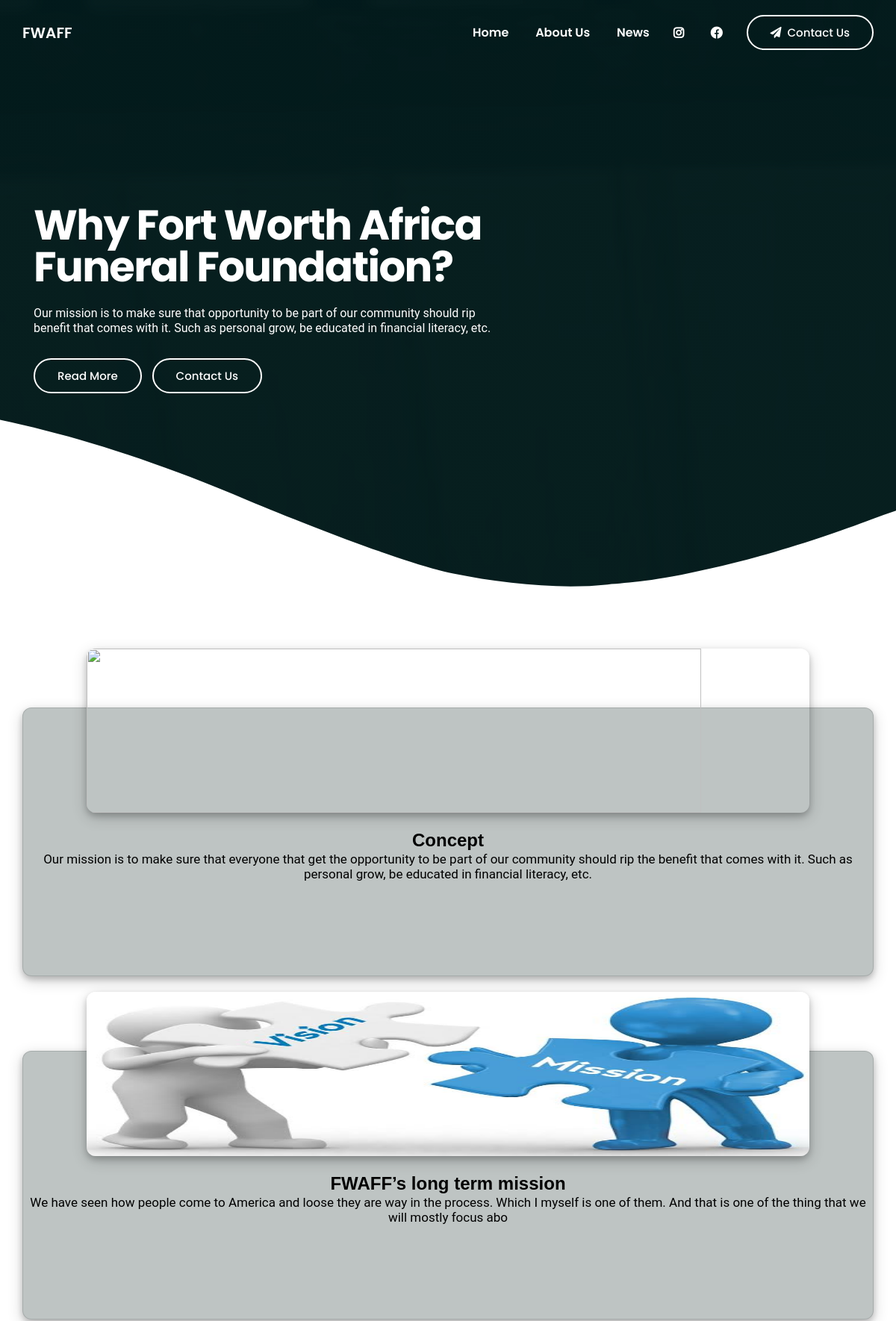
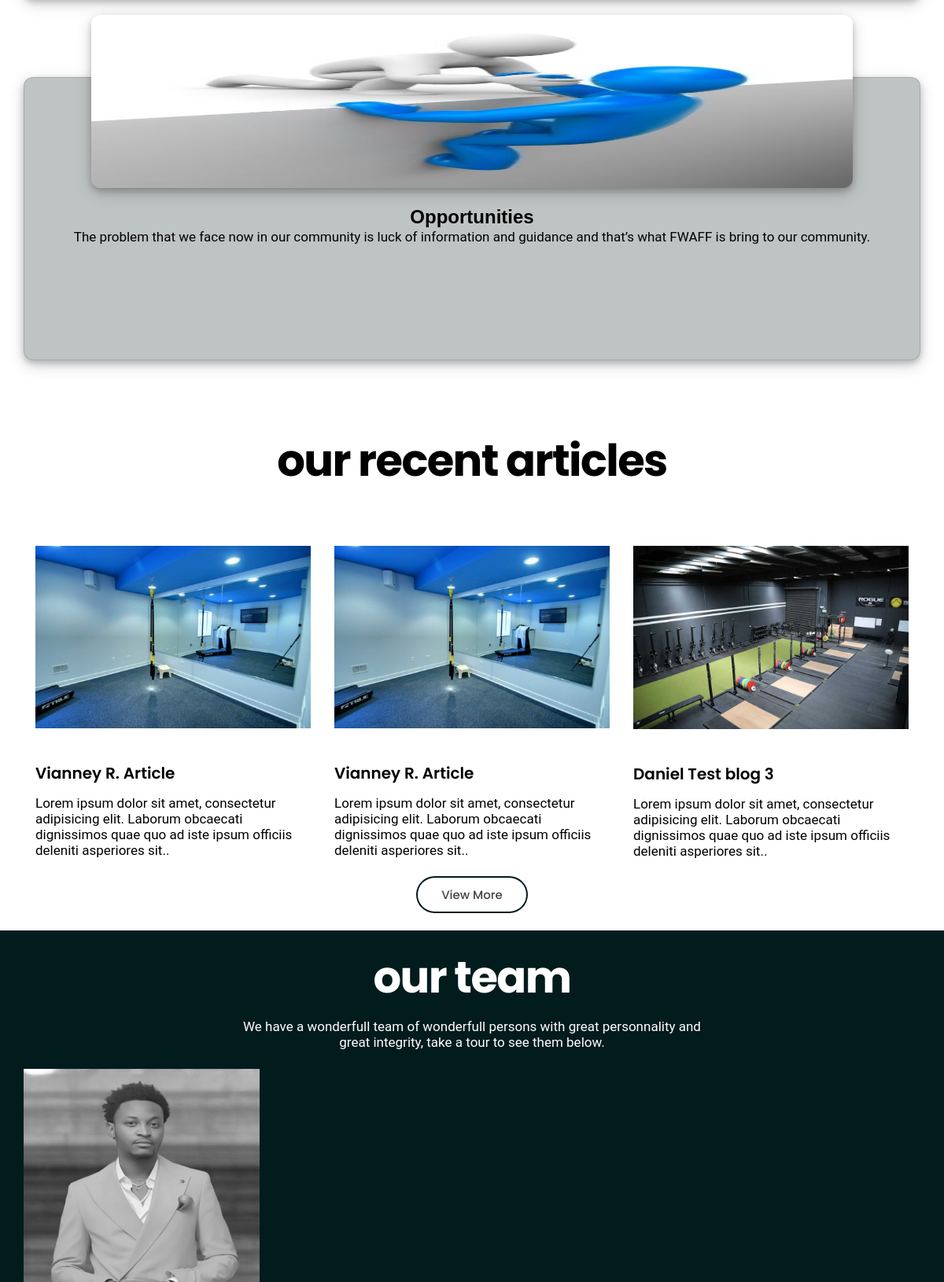
The page / (upper part) on the database its author committed (2 pictures, top to bottom).
### tables this page shows
CREATE TABLE `social` (
  `id` int(11) NOT NULL,
  `name` varchar(150) NOT NULL,
  `fa` varchar(150) NOT NULL,
  `social_link` varchar(500) NOT NULL
);

CREATE TABLE `blog` (
  `id` int(11) NOT NULL,
  `blog_title` varchar(300) NOT NULL,
  `blog_desc` varchar(300) NOT NULL,
  `blog_detail` varchar(2000) NOT NULL,
  `ufile` varchar(1000) NOT NULL,
  `updated_at` timestamp NOT NULL DEFAULT CURRENT_TIMESTAMP ON UPDATE CURRENT_TIMESTAMP
);

### index.php (the view, shortened to what this page needs)
<?php include "header.php"; ?>
<section id="home" class="section welcome-area bg-overlay overflow-hidden d-flex align-items-center ">
  <div class="container">
    <div class="row align-items-center">
      <div class="col-12 col-md-7">
        <div class="welcome-intro">
          <h1 class="text-white" data-aos="fade-up">Why Fort Worth Africa Funeral Foundation?</h1>
          <p class="text-white my-4  " data-aos="fade-up">Our mission is to make sure that opportunity to be part of our
            community should
            rip
            benefit that comes with it. Such as personal grow, be educated in financial literacy, etc.</p>
          <div class="button-group" data-aos="fade-up">
            <a href="about.php" class="btn btn-bordered-white">Read More</a>
            <a href="contact.php" class="btn btn-bordered-white d-none d-sm-inline-block">Contact Us</a>
          </div>
        </div>
      </div>
    </div>
  </div>
  <div class="shape shape-bottom ">
  </div>
</section>
<section class="section promo-area pt-5" data-aos="fade-up">
  <div class="container ">
    <div class="row" data-aos="fade-up">
      <div class="client-reviews owl-carousel" data-aos="fade-up">
        <div class="card" data-aos="fade-up">
          <img src="./assets/img/about/concept.JPG" alt="" class="headerr">
          <div class=" concept  text-center">
            <h2>Concept</h2>
            <p>Our mission is to make sure that everyone that get the opportunity to be part of our community should rip
              the
              benefit that comes with it. Such as personal grow, be educated in financial literacy, etc.</p>
          </div>
        </div>
        <div class="card" data-aos="fade-up">
          <img src="./assets/img/about/mission.JPG" alt="" class="headerr">
          <div class=" concept  text-center">
            <h2>FWAFF’s long term mission</h2>
            <p>
              We have seen how people come to America and loose they are way in the process. Which I myself is one of
              them. And that is one of the thing that we will mostly focus abo</p>
          </div>
        </div>
        <div class="card" data-aos="fade-up">
          <img src="./assets/img/about/opportinuty.JPG" alt="" class="headerr">
          <div class=" concept  text-center">
            <h2>Opportunities</h2>
            <p>
              The problem that we face now in our community is luck of information and guidance and that’s what FWAFF is
              bring to our community.</p>
          </div>
        </div>
      </div>
    </div>
  </div>
</section>
<section id="portfolio" class="portfolio-area overflow-hidden ptb_100 pb-4">
  <div class="container">
    <div class="row justify-content-center">
      <div class="col-12 col-md-10 col-lg-7" data-aos="fade-up">
        <div class="section-heading text-center">
          <h2>our recent articles</h2>
        </div>
      </div>
    </div>
    <div class="row items" data-aos="fade-up">
      <?php
				   $q="SELECT * FROM  blog ORDER BY id DESC LIMIT 3";
                    $r123 = mysqli_query($con,$q);
                    while($ro = mysqli_fetch_array($r123))
                    {
                        $id="$ro[id]";
                        $port_title="$ro[blog_title]";
                        $port_desc="$ro[blog_desc]";
                        $ufile="$ro[ufile]";
                        print "
                        <div class='col-12 col-sm-6 col-lg-4 portfolio-item' data-groups='['marketing','development']'>
                        <div class='single-case-studies'>
                            <a href='portdetail.php?id=$id'>
                                <img src='dashboard/uploads/blog/$ufile' alt=''>
                            </a>
                            <a href='portdetail.php?id=$id' class='case-studies-overlay'>
                                <span class='overlay-text text-center p-3'>
                                    <h3 class='text-white mb-3'>$port_title</h3>
                                    <p class='text-white'>$port_desc.</p>
                                </span>
                            </a>
                        </div>
                        <div>
                            <a href='portdetail.php?id=$id'>
                                <h3 class='mb-3'>$port_title</h3>
                                <p>$port_desc.</p>
                            </a>
                        </div>
                        </div>
                        ";
                    }
                ?>
    </div>
    <div class="row justify-content-center" data-aos="fade-up">
      <a href="new.php" class="btn  btn-bordered mt-4">View More</a>
    </div>
  </div>
</section>
<section id="review" class="section review-area bg-overlay pt-2 pb-4 ">
  <div class="container">
    <div class="row justify-content-center">
      <div class="col-12 col-md-10 col-lg-7">
        <div class="section-heading  text-center m-4" data-aos="fade-up">
          <h2 class="text-white">Our Team</h2>
          <p class="text-white  d-sm-block mt-4">We have a wonderfull team of wonderfull
            persons with great personnality and great integrity, take a tour to see them below.</p>
        </div>
      </div>
    </div>
    <div class="row" data-aos="fade-up">
      <div class="client-reviews owl-carousel" data-aos="fade-up">
        <div class="cardd" data-aos="fade-up">
          <img src="./assets/img/team/serge.JPG" alt="" class="cardimg">
        </div>
      </div>
    </div>
  </div>
</section>
<?php include "footer.php"; ?>

### header.php (shortened to what this page needs)
<?php include "z_db.php";?>
<!doctype html>
<html class="no-js" lang="en">
<head>
  <link rel="stylesheet" href="assets/css/style.css">
  <link rel="stylesheet" href="assets/css/responsive.css">
</head>
<body>
  <div class="main overflow-hidden">
    <header id="header">
      <nav data-aos="zoom-out" data-aos-delay="800" class="navbar navbar-expand">
        <div class="container header">
          <a class="navbar-brand" href="home">
            <h3 style="color: #ffffff !important">FWAFF</h3>
          </a>
          <ul class="navbar-nav items">
            <li class="nav-item">
              <a class="nav-link" href="home">Home </a>
            </li>
            <li class="nav-item">
              <a href="about.php" class="nav-link">About Us</a>
            </li>
            <li class="nav-item">
              <a href="new.php" class="nav-link">News</a>
            </li>
          </ul>
          <ul class="navbar-nav icons">
            <?php
   $q="SELECT * FROM  social ORDER BY id DESC LIMIT 5";
 $r123 = mysqli_query($con,$q);
while($ro = mysqli_fetch_array($r123))
{
    $fa="$ro[fa]";
    $social_link="$ro[social_link]";
print "
<li class='nav-item social'>
<a href='$social_link' class='nav-link'><i class='fab $fa'></i></a>
</li>
";
}?>
          </ul>
          <ul class="navbar-nav action">
            <li class="nav-item ml-3">
              <a href="contact.php" class="btn ml-lg-auto btn-bordered-white"><i
                  class="fas fa-paper-plane contact-icon mr-md-2"></i>Contact Us</a>
            </li>
          </ul>
        </div>
      </nav>
    </header>

### rows shown on the page
blog: ufile (picture), blog_title "Vianney R. Article", blog_desc "Lorem ipsum dolor sit amet, consectetur adipisicing elit. Laborum obcaecati dignissimos quae quo ad iste ipsum officiis deleniti asperiores sit."
blog: ufile (picture), blog_title "Vianney R. Article", blog_desc "Lorem ipsum dolor sit amet, consectetur adipisicing elit. Laborum obcaecati dignissimos quae quo ad iste ipsum officiis deleniti asperiores sit."
blog: ufile (picture), blog_title "Daniel Test blog 3", blog_desc "Lorem ipsum dolor sit amet, consectetur adipisicing elit. Laborum obcaecati dignissimos quae quo ad iste ipsum officiis deleniti asperiores sit."
